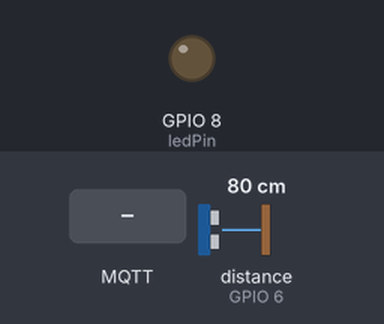
Simulated run of this sketch. Board: ESP32-S3. On the bench: output pins drawn as LEDs (lit = HIGH). Wiring (inferred from the names in the program): ultrasonic range finder: trigger GPIO 7; echo GPIO 6. Dashed ring = blinking. The inputs (shaded band) are chosen by the test bench; at power-on: distance to the obstacle (sensor on GPIO 6) 80 cm. The echo pulse lasts 58.3 µs per cm; WiFi joins after 1.5 s; servers stay silent unless stated; no MQTT or app messages arrive unless stated; pins used as bus, display or sensor lines are not drawn; what the sketch prints to the serial monitor is not drawn.

Above: at 2.7 s.
2.8 s: distance to the obstacle (sensor on GPIO 6) set to 12 cm
4.3 s: distance to the obstacle (sensor on GPIO 6) set to 9 cm
At 4.4 s:
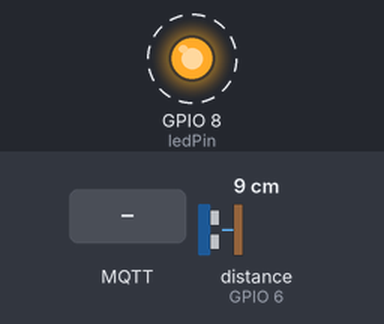
7.3 s: MQTT message "1" arrives on the first subscribed topic
10.3 s: MQTT message "1" arrives on the second subscribed topic
12.6 s: distance to the obstacle (sensor on GPIO 6) set to 18 cm
14.1 s: distance to the obstacle (sensor on GPIO 6) set to 2 cm
At 15.6 s:
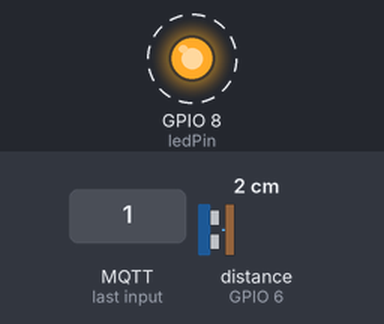
Timing chart, 0 to 18.1 s (numbered marks = the images above; inputs shaded):
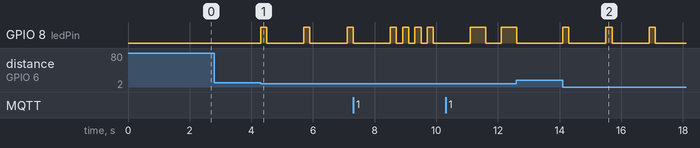

Measured:
- the behaviour switches between 11 and 10 cm on distance to the obstacle (sensor on GPIO 6) (found by bisection; images 0 and 1)
- after the input at 2.8 s, every drawn part: stays the same
- after the input at 4.3 s, GPIO 8 (ledPin): alternates HIGH for 0.20 s and LOW for 1.2 s, starting at once
- after the input at 14.1 s, GPIO 8 (ledPin): alternates HIGH for 0.20 s and LOW for 1.2 s, starting at once

The sketch:

code.ino
```cpp
#include <WiFi.h>
#include <PubSubClient.h>

// WiFi credentials
const char* ssid = "Agam's iPhone";
const char* password = "AgamAgarwal";

// MQTT broker details
const char* mqtt_server = "broker.emqx.io";
const int mqtt_port = 1883;

// MQTT topics
const char* publish_topic = "SIT210/wave";
const char* subscribe_wave_topic = "SIT210/wave";
const char* subscribe_pat_topic = "SIT210/pat";

// Ultrasonic sensor pins
const int trigPin = 7;  // D7
const int echoPin = 6;  // D6

// LED pin
const int ledPin = 8;   // D8

WiFiClient espClient;
PubSubClient client(espClient);

void setup_wifi() {
  Serial.println("Connecting to WiFi");
  WiFi.begin(ssid, password);
  while (WiFi.status() != WL_CONNECTED) {
    delay(500);
    Serial.print(".");
  }
  Serial.println("");
  Serial.println("WiFi connected");
  Serial.println("IP address: ");
  Serial.println(WiFi.localIP());
}

void callback(char* topic, byte* payload, unsigned int length) {
  Serial.print("Message received on topic: ");
  Serial.println(topic);

  // Check the topic and handle messages accordingly
  if (strcmp(topic, subscribe_wave_topic) == 0) {
    // Handle "wave" messages
    Serial.println("Wave detected!");
    flashLED(3); // Flash LED 3 times
  } else if (strcmp(topic, subscribe_pat_topic) == 0) {
    // Handle "pat" messages
    Serial.println("Pat detected!");
    alternateFlash(); // Flash LED alternately
  }
}

void reconnect() {
  while (!client.connected()) {
    Serial.print("Attempting MQTT connection...");
    if (client.connect("ArduinoClient")) {
      Serial.println("connected");
      client.subscribe(subscribe_wave_topic);
      client.subscribe(subscribe_pat_topic);
    } else {
      Serial.print("failed, rc=");
      Serial.print(client.state());
      Serial.println(" try again in 5 seconds");
      delay(5000);
    }
  }
}

void setup() {
  Serial.begin(115200);
  pinMode(trigPin, OUTPUT);
  pinMode(echoPin, INPUT);
  pinMode(ledPin, OUTPUT);
  setup_wifi();
  client.setServer(mqtt_server, mqtt_port);
  client.setCallback(callback);
  client.subscribe(subscribe_wave_topic);
  client.subscribe(subscribe_pat_topic);
}

void loop() {
  if (!client.connected()) {
    reconnect();
  }
  client.loop();

  // Ultrasonic sensor code
  long duration, distance;
  digitalWrite(trigPin, LOW);
  delayMicroseconds(2);
  digitalWrite(trigPin, HIGH);
  delayMicroseconds(10);
  digitalWrite(trigPin, LOW);
  duration = pulseIn(echoPin, HIGH);
  distance = duration * 0.034 / 2;

  // If wave detected, publish message
  if (distance < 10) { // Adjust this value as needed
    Serial.println("Wave detected!");
    client.publish(publish_topic, "Agam is here");
    flashLED(1); // Flash LED once
    delay(1000); // Publish only once every second
  }
}

// Function to flash the LED a specified number of times
void flashLED(int flashes) {
  for (int i = 0; i < flashes; i++) {
    digitalWrite(ledPin, HIGH);
    delay(200);
    digitalWrite(ledPin, LOW);
    delay(200);
  }
}

// Function to flash the LED alternately
void alternateFlash() {
  digitalWrite(ledPin, HIGH);
  delay(500);
  digitalWrite(ledPin, LOW);
  delay(500);
  digitalWrite(ledPin, HIGH);
  delay(500);
  digitalWrite(ledPin, LOW);
}
```
